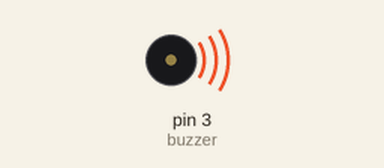
This sketch was run on a simulated Arduino Uno, built with avr-gcc and run on an emulated ATmega328P. On the bench: buzzer (waves = sounding).

Above: at 0.5 s.
Timing chart, 0 to 10.4 s (numbered marks = the images above):
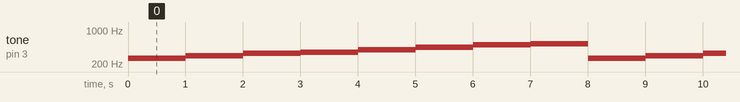

The sketch:

Buzzer3.ino
```cpp
char buzzer = 3;    // pin bzucaku

void setup()
{
  pinMode(buzzer, OUTPUT);
}

void loop()
{
  tone(buzzer, 262);  // C1
  delay(1000);
  tone(buzzer, 294);  // D1
  delay(1000);
  tone(buzzer, 330);  // E1
  delay(1000);
  tone(buzzer, 349);  // F1
  delay(1000);
  tone(buzzer, 392);  // G1
  delay(1000);
  tone(buzzer, 440);  // komorni A1
  delay(1000);
  tone(buzzer, 494);  // B1
  delay(1000);
  tone(buzzer, 523);  // C2
  delay(1000);

}
```

Measured:
- by itself, tone on pin 3 (buzzer): repeats every 8.0 s: 294 Hz 1.0 s, 330 Hz 1.0 s, 349 Hz 1.0 s, 392 Hz 1.0 s, 440 Hz 1.0 s, 494 Hz 1.0 s, 523 Hz 1.0 s, 262 Hz 1.0 s
